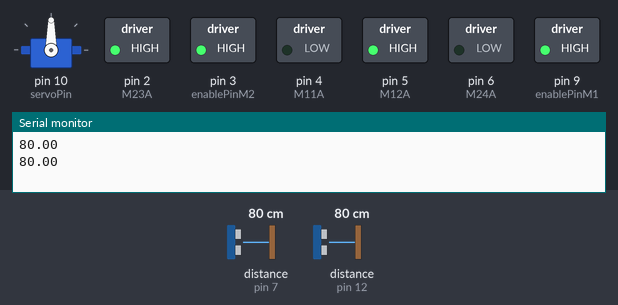
Simulated run of this sketch. Board: Arduino Uno, built with avr-gcc and run on an emulated ATmega328P. On the bench: servo, switched loads named in the sketch (green lamp = pin HIGH), the last lines printed to the serial monitor. The inputs (shaded band) are chosen by the test bench; at power-on: distance to the obstacle (sensors on pin 12, pin 7) 80 cm. The echo pulse lasts 58.3 µs per cm. At 13.4 s the program stops and its outputs stay as they are.

Above: at 2.2 s.
2.3 s: distance to the obstacle (sensor on pin 12) set to 11 cm
5.6 s: distance to the obstacle (sensor on pin 12) set to 8 cm
At 8.1 s:
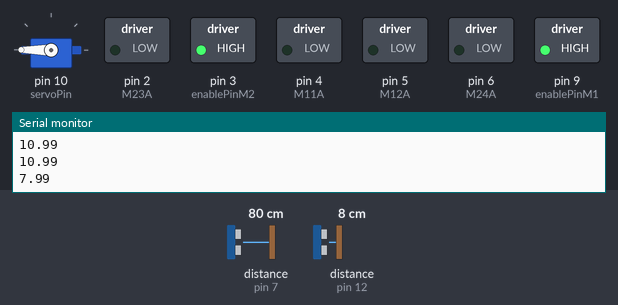
At 11.0 s:
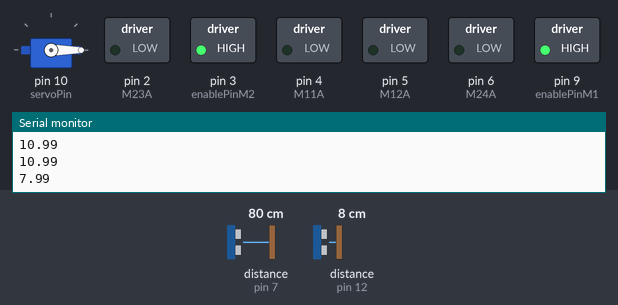
Timing chart, 0 to 14.9 s (numbered marks = the images above; inputs shaded):
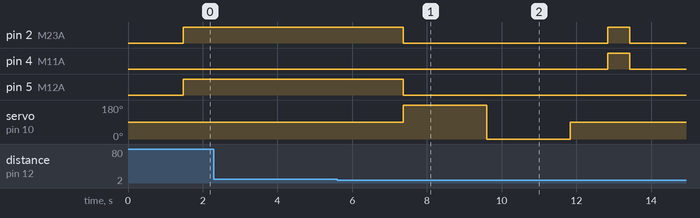

The sketch:

maze-Chithi.ino
```cpp
#include <NewPing.h>
#include <Servo.h> //remember to install libary

// Pin Setup
const int echoPin1 = 12; // Front Dist Sensor
const int trigPin1 = 11; // Front Dist Sensor
const int echoPin2 = 7; // Left Dist Sensor
const int trigPin2 = 8; // Left Dist Sensor
const int enablePinM1 = 9; // H-bridge enable pin
const int M12A = 5;        // Motor one (left) pin 1 -- forwards
const int M11A = 4;        // Motor one (left) pin 2 -- backwards
const int enablePinM2 = 3; // H-bridge enable pin
const int M23A = 2;        // Motor two (right) pin 1 -- forwards
const int M24A = 6;        // Motor two (right) pin 2 -- backwards
const int servoPin = 10;  //Servo pin

// Distances (cm)
const int minDistF = 5;
const float minDistL = 3;
const float maxDistL = 6.5;

// keep track of distances
float distance_F;
float distance_L;

float leftOption;
float rightOption;

Servo myservo; //servo object to control servo
// store servo position
int servo_pos = 0;

NewPing frontSonar(trigPin1,echoPin1,200);
NewPing leftSonar(trigPin2,echoPin2,200);

bool checking_sides = false;

void setup() {
  Serial.begin(9600);

  // enable sonar1 pins
  pinMode(trigPin1, OUTPUT);
  pinMode(echoPin1, INPUT);

  // enable sonar2 pins
  pinMode(trigPin2, OUTPUT);
  pinMode(echoPin2, INPUT);

  // enable motor 1 and its pins
  pinMode(enablePinM1, OUTPUT);
  pinMode(M12A, OUTPUT);
  pinMode(M11A, OUTPUT);
  analogWrite(enablePinM1, 255);

  // enable motor 2 and its pins
  pinMode(enablePinM2, OUTPUT);
  pinMode(M23A, OUTPUT);
  pinMode(M24A, OUTPUT);
  analogWrite(enablePinM2, 255);

  myservo.attach(servoPin);
  myservo.write(90);
}

void loop() {
  distance_F = frontSonar.ping_median(9) / 58.3;
  distance_L = leftSonar.ping_median(9) / 58.3;

  Serial.println(distance_F);
  delay(1000);
  move_forward(255);


  //If distance_F < 10 then stop
  if (distance_F < 10 && distance_F != 0){

    stop();
    myservo.write(180);
    delay(1000);
    leftOption = readFront();
    delay(1000);
    myservo.write(0);
    delay(1000);
    rightOption = readFront();
    delay(1000);
    myservo.write(90);
    delay(1000);

    if(abs(leftOption - rightOption) < 2) { //This is the condition where left and right options are about the same length
      turn_left(600);
      while(true){
        stop();
      }

    }

    else if (leftOption > rightOption) {  //Its not the same distance, and theres more room to the left. Thus turn left.
      turn_left(600);
      while(true){
        stop();
      }
    }

    else{                                 //Its not the same distance, and theres more room to the right. Thus turn right.
      turn_right(600);
      while(true){
        stop();
      }
    }


  }


}

void print_info(String desc, float dist_F, float dist_L) {
  Serial.print(desc);
  Serial.print(": distance_F = ");
  Serial.print(dist_F);
  Serial.print(", distance_L = ");
  Serial.println(dist_L);
}

void swerve_servo() {
  for (servo_pos = 0; servo_pos <= 180; servo_pos += 1) { // goes from 0 degrees to 180 degrees
    // in steps of 1 degree
    myservo.write(servo_pos);              // tell servo to go to position in variable 'pos'
    delay(15);                       // waits 15ms for the servo to reach the position
  }

  for (servo_pos = 180; servo_pos >= 0; servo_pos -= 1) { // goes from 180 degrees to 0 degrees
    myservo.write(servo_pos);              // tell servo to go to position in variable 'pos'
    delay(15);                       // waits 15ms for the servo to reach the position

  }
}
//swerve_servo references the swerve example in (https://docs.arduino.cc/learn/electronics/servo-motors/)


void move_forward(int time) {
  analogWrite(M11A, 0);
  analogWrite(M12A, 255);

  analogWrite(M23A, 255);
  analogWrite(M24A, 0);
}

void move_backward(int speed) {
  analogWrite(M11A, 255);
  analogWrite(M12A, 0);

  analogWrite(M23A, 0);
  analogWrite(M24A, 255);
}


void turn_right(int time) {
  analogWrite(M11A, 0);
  analogWrite(M12A, 255);

  analogWrite(M23A, 0);
  analogWrite(M24A, 255);

  delay(time);
  stop();
}


void turn_left(int time) {
  analogWrite(M11A, 255);
  analogWrite(M12A, 0);

  analogWrite(M23A, 255);
  analogWrite(M24A, 0);

  delay(time);
  stop();
}

void stop() {
  analogWrite(M11A, 0);
  analogWrite(M12A, 0);

  analogWrite(M23A, 0);
  analogWrite(M24A, 0);
}

float readFront(){
  return frontSonar.ping_median(9) / 58.3;
}

float readLeft(){
  return leftSonar.ping_median(9) / 58.3;
}
```

Measured:
- the behaviour switches between 10 and 9 cm on distance to the obstacle (sensor on pin 12) (found by bisection; images 0 and 1)
- after the input at 5.6 s, pin 2 (M23A): HIGH → LOW after 1.8 s, → HIGH 5.5 s later, → LOW 0.60 s later; pin 4 (M11A): LOW → HIGH after 7.2 s, → LOW 0.60 s later; pin 5 (M12A): HIGH → LOW after 1.8 s; servo on pin 10 (servoPin): 90° → 180° after 1.8 s, → 0° 2.2 s later, → 90° 2.2 s later
